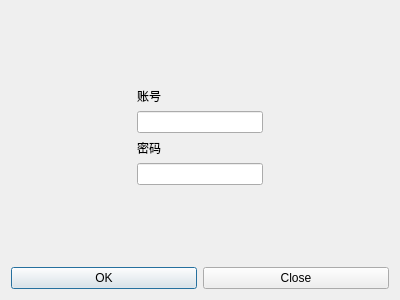
<?xml version="1.0" encoding="UTF-8"?>
<ui version="4.0">
 <class>ManageLogin</class>
 <widget class="QDialog" name="ManageLogin">
  <property name="geometry">
   <rect>
    <x>0</x>
    <y>0</y>
    <width>400</width>
    <height>300</height>
   </rect>
  </property>
  <property name="windowTitle">
   <string>Dialog</string>
  </property>
  <layout class="QVBoxLayout" name="verticalLayout">
   <item>
    <spacer name="verticalSpacer_2">
     <property name="orientation">
      <enum>Qt::Vertical</enum>
     </property>
     <property name="sizeHint" stdset="0">
      <size>
       <width>20</width>
       <height>40</height>
      </size>
     </property>
    </spacer>
   </item>
   <item>
    <layout class="QHBoxLayout" name="horizontalLayout">
     <item>
      <spacer name="horizontalSpacer_2">
       <property name="orientation">
        <enum>Qt::Horizontal</enum>
       </property>
       <property name="sizeHint" stdset="0">
        <size>
         <width>40</width>
         <height>20</height>
        </size>
       </property>
      </spacer>
     </item>
     <item>
      <layout class="QVBoxLayout" name="verticalLayout_2">
       <item>
        <widget class="QLabel" name="label">
         <property name="text">
          <string>账号</string>
         </property>
        </widget>
       </item>
       <item>
        <widget class="QLineEdit" name="ipt_account"/>
       </item>
       <item>
        <widget class="QLabel" name="label_2">
         <property name="text">
          <string>密码</string>
         </property>
        </widget>
       </item>
       <item>
        <widget class="QLineEdit" name="ipt_password">
         <property name="inputMask">
          <string/>
         </property>
         <property name="echoMode">
          <enum>QLineEdit::Password</enum>
         </property>
        </widget>
       </item>
      </layout>
     </item>
     <item>
      <spacer name="horizontalSpacer">
       <property name="orientation">
        <enum>Qt::Horizontal</enum>
       </property>
       <property name="sizeHint" stdset="0">
        <size>
         <width>40</width>
         <height>20</height>
        </size>
       </property>
      </spacer>
     </item>
    </layout>
   </item>
   <item>
    <spacer name="verticalSpacer">
     <property name="orientation">
      <enum>Qt::Vertical</enum>
     </property>
     <property name="sizeHint" stdset="0">
      <size>
       <width>20</width>
       <height>40</height>
      </size>
     </property>
    </spacer>
   </item>
   <item>
    <layout class="QHBoxLayout" name="horizontalLayout_2">
     <item>
      <widget class="QPushButton" name="btn_ok">
       <property name="text">
        <string>OK</string>
       </property>
      </widget>
     </item>
     <item>
      <widget class="QPushButton" name="btn_close">
       <property name="text">
        <string>Close</string>
       </property>
      </widget>
     </item>
    </layout>
   </item>
  </layout>
 </widget>
 <resources/>
 <connections/>
</ui>
